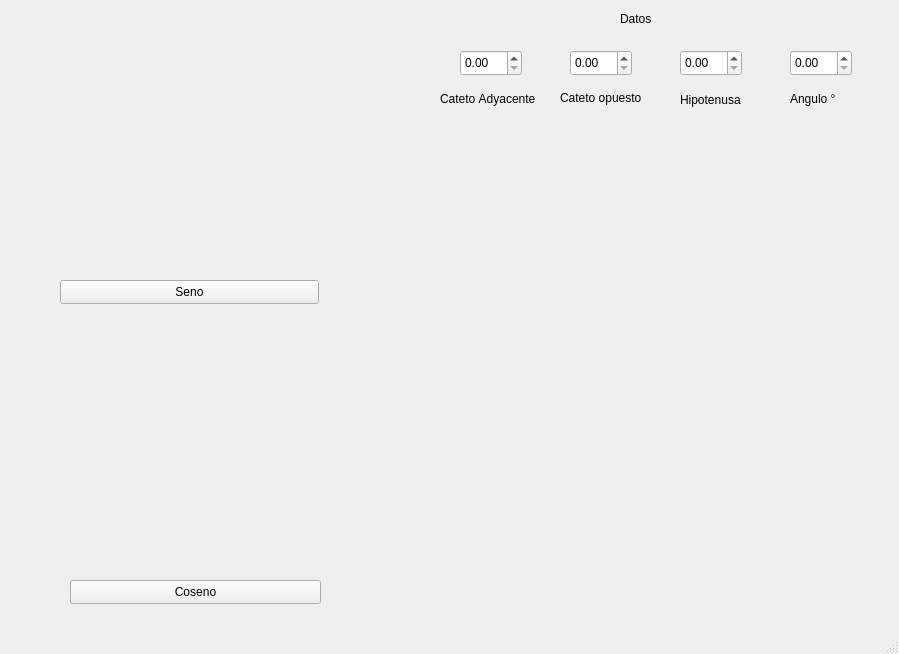
<?xml version="1.0" encoding="UTF-8"?>
<ui version="4.0">
 <class>Fondo</class>
 <widget class="QMainWindow" name="Fondo">
  <property name="geometry">
   <rect>
    <x>0</x>
    <y>0</y>
    <width>899</width>
    <height>654</height>
   </rect>
  </property>
  <property name="palette">
   <palette>
    <active>
     <colorrole role="Highlight">
      <brush brushstyle="SolidPattern">
       <color alpha="255">
        <red>87</red>
        <green>112</green>
        <blue>110</blue>
       </color>
      </brush>
     </colorrole>
    </active>
    <inactive>
     <colorrole role="Highlight">
      <brush brushstyle="SolidPattern">
       <color alpha="255">
        <red>87</red>
        <green>112</green>
        <blue>110</blue>
       </color>
      </brush>
     </colorrole>
    </inactive>
    <disabled/>
   </palette>
  </property>
  <property name="font">
   <font>
    <bold>false</bold>
    <underline>false</underline>
    <strikeout>false</strikeout>
    <kerning>false</kerning>
   </font>
  </property>
  <property name="windowTitle">
   <string>Trigonometry Viewer</string>
  </property>
  <property name="autoFillBackground">
   <bool>false</bool>
  </property>
  <widget class="QWidget" name="centralwidget">
   <widget class="QWidget" name="verticalLayoutWidget">
    <property name="geometry">
     <rect>
      <x>40</x>
      <y>30</y>
      <width>321</width>
      <height>241</height>
     </rect>
    </property>
    <layout class="QVBoxLayout" name="GraficoSeno"/>
   </widget>
   <widget class="QPushButton" name="cosenoBtn">
    <property name="geometry">
     <rect>
      <x>70</x>
      <y>580</y>
      <width>251</width>
      <height>24</height>
     </rect>
    </property>
    <property name="text">
     <string>Coseno</string>
    </property>
   </widget>
   <widget class="QPushButton" name="senoBtn">
    <property name="geometry">
     <rect>
      <x>60</x>
      <y>280</y>
      <width>259</width>
      <height>24</height>
     </rect>
    </property>
    <property name="text">
     <string>Seno</string>
    </property>
   </widget>
   <widget class="QWidget" name="verticalLayoutWidget_2">
    <property name="geometry">
     <rect>
      <x>40</x>
      <y>330</y>
      <width>321</width>
      <height>241</height>
     </rect>
    </property>
    <layout class="QVBoxLayout" name="GraficoCoseno"/>
   </widget>
   <widget class="QDoubleSpinBox" name="anguloSpinBox">
    <property name="geometry">
     <rect>
      <x>790</x>
      <y>50</y>
      <width>62</width>
      <height>26</height>
     </rect>
    </property>
    <property name="minimum">
     <double>0.000000000000000</double>
    </property>
    <property name="maximum">
     <double>180.000000000000000</double>
    </property>
    <property name="value">
     <double>0.000000000000000</double>
    </property>
   </widget>
   <widget class="QDoubleSpinBox" name="catopSpinBox">
    <property name="geometry">
     <rect>
      <x>570</x>
      <y>50</y>
      <width>62</width>
      <height>26</height>
     </rect>
    </property>
   </widget>
   <widget class="QDoubleSpinBox" name="catadSpinBox">
    <property name="geometry">
     <rect>
      <x>460</x>
      <y>50</y>
      <width>62</width>
      <height>26</height>
     </rect>
    </property>
   </widget>
   <widget class="QDoubleSpinBox" name="hipoSpinBox">
    <property name="geometry">
     <rect>
      <x>680</x>
      <y>50</y>
      <width>62</width>
      <height>26</height>
     </rect>
    </property>
   </widget>
   <widget class="QLabel" name="labelDatos">
    <property name="geometry">
     <rect>
      <x>620</x>
      <y>10</y>
      <width>54</width>
      <height>17</height>
     </rect>
    </property>
    <property name="text">
     <string>Datos</string>
    </property>
   </widget>
   <widget class="QLabel" name="label_catad">
    <property name="geometry">
     <rect>
      <x>440</x>
      <y>90</y>
      <width>101</width>
      <height>17</height>
     </rect>
    </property>
    <property name="text">
     <string>Cateto Adyacente</string>
    </property>
   </widget>
   <widget class="QLabel" name="label_catop">
    <property name="geometry">
     <rect>
      <x>560</x>
      <y>90</y>
      <width>91</width>
      <height>16</height>
     </rect>
    </property>
    <property name="text">
     <string>Cateto opuesto</string>
    </property>
   </widget>
   <widget class="QLabel" name="label_hipo">
    <property name="geometry">
     <rect>
      <x>680</x>
      <y>90</y>
      <width>71</width>
      <height>20</height>
     </rect>
    </property>
    <property name="text">
     <string>Hipotenusa</string>
    </property>
   </widget>
   <widget class="QLabel" name="label_angulo">
    <property name="geometry">
     <rect>
      <x>790</x>
      <y>90</y>
      <width>54</width>
      <height>17</height>
     </rect>
    </property>
    <property name="text">
     <string>Angulo °</string>
    </property>
   </widget>
  </widget>
  <widget class="QMenuBar" name="menubar">
   <property name="geometry">
    <rect>
     <x>0</x>
     <y>0</y>
     <width>899</width>
     <height>22</height>
    </rect>
   </property>
  </widget>
  <widget class="QStatusBar" name="statusbar"/>
 </widget>
 <resources/>
 <connections/>
</ui>
